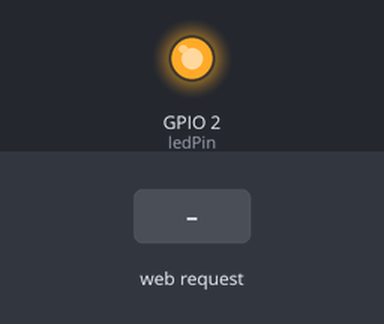
A program run on a simulated ESP8266 (NodeMCU). On the bench: output pins drawn as LEDs (lit = HIGH). The inputs (shaded band) are chosen by the test bench. WiFi joins after 1.5 s; servers stay silent unless stated; what the program prints to the serial monitor is not drawn.

Above: at 2.7 s.
2.8 s: HTTP request GET /on received
At 3.9 s:
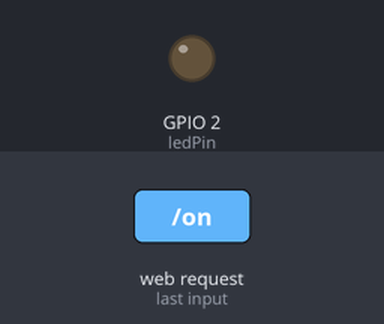
4.3 s: HTTP request GET /off received
At 5.0 s:
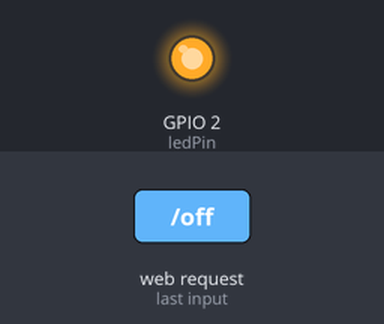
Timing chart, 0 to 7.3 s (numbered marks = the images above; inputs shaded):
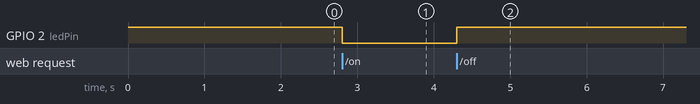

The program:

main.cpp
```cpp
#include <Arduino.h>

#include <ESP8266WiFi.h>
#include <ESP8266WebServer.h>

const char* ssid = "Decode";
const char* password = "1z2x3c4v";

const int ledPin = 2;

ESP8266WebServer server(80);

String htmlPage = "<html>\
  <head>\
    <title>LED Control</title>\
    <meta charset='utf-8'>\
  </head>\
  <body>\
    <h1>Керування світлодіодом</h1>\
    <button onclick=\"location.href='/on'\">Ввімкнути</button>\
    <button onclick=\"location.href='/off'\">Вимкнути</button>\
  </body>\
</html>";

void handleRoot() {
  server.send(200, "text/html", htmlPage);
}

void handleLedOn() {
  digitalWrite(ledPin, LOW);  // Світлодіод вмикається на LOW (залежить від плати)
  server.send(200, "text/html", htmlPage);
}

void handleLedOff() {
  digitalWrite(ledPin, HIGH);
  server.send(200, "text/html", htmlPage);
}

void setup() {
  Serial.begin(9600);

  pinMode(ledPin, OUTPUT);
  digitalWrite(ledPin, HIGH);

  WiFi.begin(ssid, password);
  Serial.print("Connecting to Wi-Fi");
  while (WiFi.status() != WL_CONNECTED) {
    delay(500);
    Serial.print(".");
  }
  Serial.println(" Connected!");

  Serial.print("IP address: ");
  Serial.println(WiFi.localIP());

  server.on("/", handleRoot);
  server.on("/on", handleLedOn);
  server.on("/off", handleLedOff);

  server.begin();
  Serial.println("HTTP server started");
}

void loop() {
  server.handleClient();
}
```

Measured:
- after the input at 2.8 s, GPIO 2 (ledPin): HIGH → LOW at once
- after the input at 4.3 s, GPIO 2 (ledPin): LOW → HIGH at once
